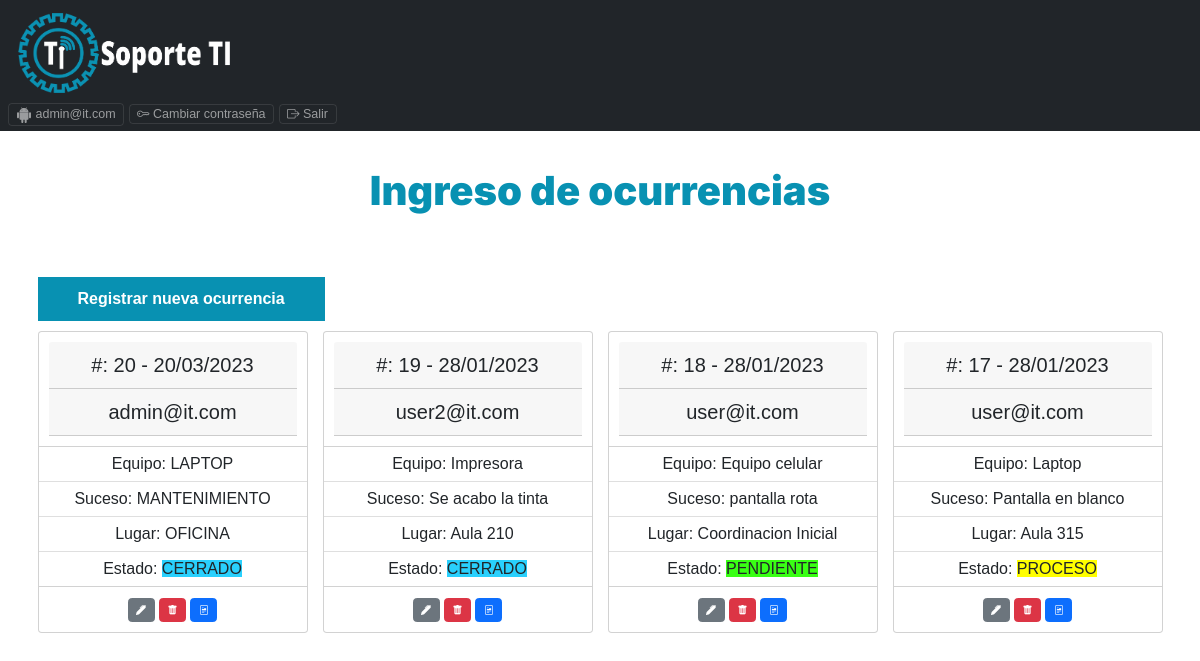
Page /secciones/index.php (signed in) on the committed database.
### tables this page shows
CREATE TABLE `ocurrencias` (
  `idocurrencias` int(11) NOT NULL,
  `nombre` varchar(200) DEFAULT NULL,
  `equipo` varchar(200) DEFAULT NULL,
  `lugar` varchar(200) DEFAULT NULL,
  `suceso` varchar(200) DEFAULT NULL,
  `estado` varchar(200) DEFAULT NULL,
  `fecha` date DEFAULT NULL,
  `urlfile` varchar(200) DEFAULT NULL,
  `extfile` varchar(200) DEFAULT NULL,
  `idusers` int(11) DEFAULT NULL
);

### secciones/index.php (the view, shortened to what this page needs)
<?php include('../templates/cabecera.php'); ?>
<?php
  $conexionBD=BD::crearInstancia();
  $nivel = $_SESSION['usuario_tipo'];
  switch($nivel){
    case '01':
        $sql = "SELECT * FROM ocurrencias ORDER BY idocurrencias DESC";
        break;
  }
  $consulta=$conexionBD->prepare($sql);
  $consulta->execute();
  $listaOcurrencias=$consulta->fetchAll();
?>
<div class="container-fluid">
  <br>
  <p class="tagline titulogradiente">Ingreso de ocurrencias</p>
</div>
<div class="container text-center">
  <a href="ocurrencias.php?accion=Grabar">
    <button class="botonnuevo">Registrar nueva ocurrencia</button>
  </a>
<div class="row">
      <?php foreach($listaOcurrencias as $ocurrencia){?>
        <div class="col-lg-3 col-sm-12">
          <div class="card">
            <div class="card-body">
              <p class="card-header"> <?php echo "#: ". $ocurrencia['idocurrencias'] ." - " .  date("d/m/Y", strtotime($ocurrencia['fecha'])); ?></p>
              <p class="card-header">  <?php echo  $ocurrencia['nombre']; ?> </p>
            </div>
            <ul class="list-group list-group-flush">
              <li class="list-group-item">  <?php echo "Equipo: " . $ocurrencia['equipo']; ?> </li>
              <li class="list-group-item">  <?php echo "Suceso: " . $ocurrencia['suceso']; ?> </li>
              <li class="list-group-item">  <?php echo "Lugar: " . $ocurrencia['lugar']; ?> </li>
              <li class="list-group-item"> Estado:
              <?php switch($ocurrencia['estado']){
                case 'PENDIENTE': ?>
                  <span  style="background: #39FF14;">
                    <?php echo $ocurrencia['estado']; ?>
                  </span>
                <?php  break; ?>
                <?php case 'PROCESO': ?>
                  <span  style="background: #FFFF00;">
                    <?php echo $ocurrencia['estado']; ?>
                  </span>
                  <?php break; ?>
                <?php case 'CERRADO': ?>
                  <span  style="background: #29D0FD;">
                    <?php echo $ocurrencia['estado']; ?>
                  </span>
                  <?php break; ?>
                <?php }  ?>
              </li>
            </ul>
            <div class="card-body">
              <a href="ocurrencias.php?idocurrencias=<?php echo $ocurrencia['idocurrencias']?>&accion=Editar"
                    class="btn btn-secondary">
                    <i class="bi bi-pen-fill"></i>
              </a>
              <a href="ocurrencias.php?idocurrencias=<?php echo $ocurrencia['idocurrencias']?>&accion=Borrar"
                    class="btn btn-danger">
                    <i class="bi bi-trash-fill"></i>
              </a>
              <a href="subir.php?idocurrencias=<?php echo $ocurrencia['idocurrencias']?>" class="btn btn-primary">
                    <i class="bi bi-file-richtext"></i>
              </a>
            </div>
          </div>
        </div>
      <?php } ?>
 </div>
 </div>
  <?php include('../templates/pie.php'); ?>

### templates/cabecera.php (shortened to what this page needs)
<!DOCTYPE html>
<html lang="es">
<head>
    <link href="https://cdn.jsdelivr.net/npm/bootstrap@5.2.0/dist/css/bootstrap.min.css" rel="stylesheet">
    <link rel="stylesheet" href="https://cdn.jsdelivr.net/npm/bootstrap-icons@1.9.1/font/bootstrap-icons.css">
    <link rel="stylesheet" href="../css/app.css">
</head>
<body>
    <nav class="navbar navbar-dark bg-dark">
    <div class="container-fluid">
        <a class="navbar-brand" href="#"><img src="../img/soporteti.png" class="img-nav" alt="Logo soporte"></a>
        <div>
            <button class="navbar-toggler" type="button" data-bs-toggle="offcanvas" data-bs-target="#offcanvasDarkNavbar" aria-controls="offcanvasDarkNavbar">
                <?php echo $_SESSION['usuario']; ?>
            </button>
            <button class="navbar-toggler" type="button" data-bs-toggle="offcanvas" data-bs-target="#offcanvasDarkNavbar" aria-controls="offcanvasDarkNavbar">
                <a class="nav-link" href="../secciones/contrasenna.php"><i class="bi bi-key"></i> Cambiar contraseña </a>
            </button>
            <button class="navbar-toggler" type="button" data-bs-toggle="offcanvas" data-bs-target="#offcanvasDarkNavbar" aria-controls="offcanvasDarkNavbar">
                <a class="nav-link" href="../secciones/cerrar.php"><i class="bi bi-box-arrow-right"></i> Salir </a>
            </button>
        </div>
    </div>
    </nav>

### templates/pie.php (shortened to what this page needs)
</body>
</html>

### css/app.css (style rules this page uses)
:root { --fuente_headings: 'Inter', sans-serif; --fuente_textos: 'Open Sans', sans-serif; --telefono: 480px; --tablet: 768px; --desktop: 1024px; --cyan: #0891B2; --azul: #2563EB; --indigo: #4338CA; --morado: #7C3AED; --naranja:#F59E0B; --rosa: #DB2777; --bsblue: #037BC0; --blanco: #FFFFFF; --gris: #6b7280; --grisOscuro: #4B5563; --grisClaro: #d3d6db; --negro: #000; --rojo: rgb(169, 0, 0); --verde: rgb(0, 120, 0); --separacion: 5rem; }
html { font-size: 62.5%; }
body { font-family: 'Raleway', sans-serif; font-size: 1.6rem; min-height: 100%; }
p { font-size: 2rem; color: var(--gris); line-height: 1.8; }
.tagline { font-family: var(--fuente_headings); font-weight: 900; color: var(--negro); font-size: 4rem; text-align: center; }
a { text-decoration: none; }
.botonnuevo { background-color: var(--cyan); margin-top: 5rem; margin-bottom: 1rem; padding: 1rem 4rem; color: var(--blanco); font-size: 1.6rem; display: inline-block; font-weight: 700; border: none; transition-property: background-color; transition-duration: .3s; text-align: center; display: block; }
.titulogradiente { color: var(--cyan); }
.img-nav { padding: 5px 1rem; width: 20%; }

### rows in the picture
ocurrencias: idocurrencias "20", fecha "20/03/2023", nombre "admin@it.com", equipo "LAPTOP", suceso "MANTENIMIENTO", lugar "OFICINA", estado "CERRADO"
ocurrencias: idocurrencias "19", fecha "28/01/2023", nombre "user2@it.com", equipo "Impresora", suceso "Se acabo la tinta", lugar "Aula 210", estado "CERRADO"
ocurrencias: idocurrencias "18", fecha "28/01/2023", nombre "user@it.com", equipo "Equipo celular", suceso "pantalla rota", lugar "Coordinacion Inicial", estado "PENDIENTE"
ocurrencias: idocurrencias "17", fecha "28/01/2023", nombre "user@it.com", equipo "Laptop", suceso "Pantalla en blanco", lugar "Aula 315", estado "PROCESO"

### other values in the picture
$_SESSION['usuario'] "admin@it.com"
